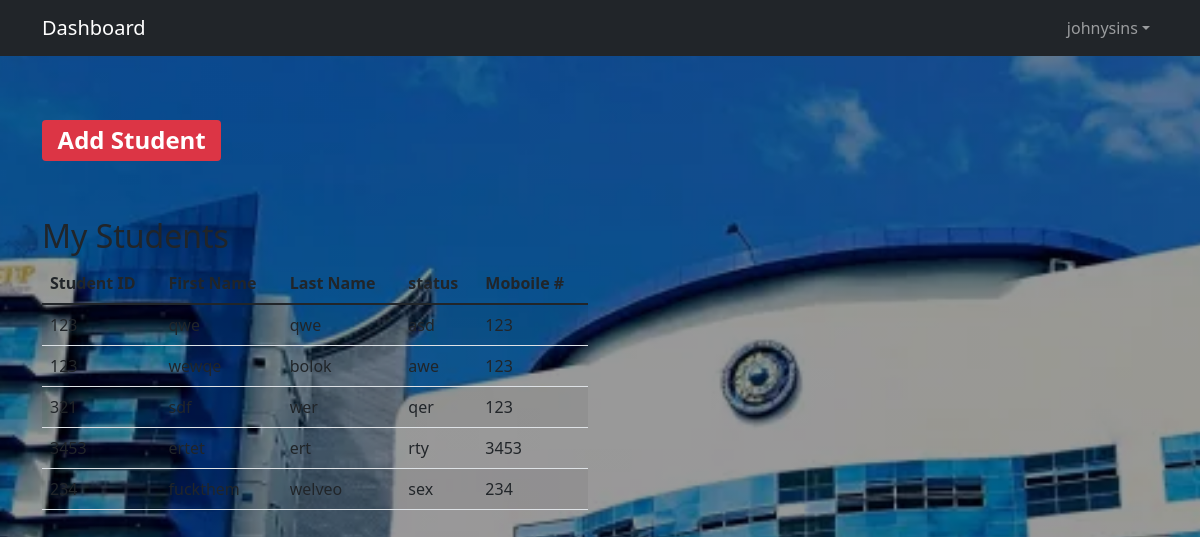
The page /mystudent/ (signed in) on the database its author committed.
### base/models.py (models this page shows, shortened)
class Student(models.Model):
    Lecturer=models.ForeignKey(User,on_delete=models.CASCADE)
    studentid=models.IntegerField()
    firstname=models.CharField(max_length=200)
    lastname=models.CharField(max_length=200)
    ustatus=models.CharField(max_length=200)
    mobilenum=models.IntegerField()

### base/views.py (the view)
# urls.py: path('mystudent/', views.mystudent,name="mystudents"),
def mystudent(request):
    obj=Student.objects.filter(Lecturer=request.user)
    context={'m':obj}
    return render(request,"base/mystudent.html",context)

### base/templates/base/mystudent.html
{% extends 'main.html' %}
{% block content %}
<div class="container mt-10">
    <div class="row pt-3">
       <a href="{% url 'addstudent' %}"><h2><span class="badge bg-danger mt-5">Add Student</span></h2></a>
        <div class="col-sm-6 mt-5">
            <h2>My Students</h2>
                <table class="table table-striped">
                    <thead>
                    <tr>
                        <th>Student ID</th>
                        <th>First Name</th>
                        <th>Last Name</th>
                        <th>status</th>
                        <th>Moboile #</th>
                    </tr>
                    </thead>
                    <tbody>
                    {% for x in m %}
                    <tr>
                        <td>{{ x.studentid }}</td>
                        <td>{{ x.firstname }}</td>
                        <td>{{ x.lastname }}</td>
                        <td>{{ x.ustatus }}</td>
                        <td>{{ x.mobilenum }}</td>
                    </tr>
                    {% endfor %}
                    </tbody>
                </table>
        </div>
        <div class="col-sm-6">
        </div>
    </div>
</div>
{% endblock content %}

### templates/main.html (shortened to what this page needs)
{% load static %}
<!DOCTYPE html>
<html lang="en">
<head>
  <link href="{% static 'css/mystyle.css' %}" rel="stylesheet">
  <link href="https://cdn.jsdelivr.net/npm/bootstrap@5.1.3/dist/css/bootstrap.min.css" rel="stylesheet">
</head>
<body style="background: linear-gradient( rgba(0, 0, 0, 0.4), rgba(0, 0, 0, 0.4) ), url('{% static 'image/bg.webp' %}');background-size: cover;background-repeat: no--repeat;background-attachment: fixed;background-position: center;">
  {% include 'navbar.html' %}
  {% block content %}
  {% endblock content %}
</body>
</html>

### templates/navbar.html (shortened to what this page needs)
<nav class="navbar navbar-expand-sm bg-dark navbar-dark justify-content-end">
    <div class="container">
      {% if request.user.is_authenticated %}
      <a class="navbar-brand" href="{% url 'home' %}">Dashboard</a>
      {% else %}
      <a class="navbar-brand" href="#">User Authentication</a>
      {% endif %}
      <div class="collapse navbar-collapse" id="collapsibleNavbar">
        {% if request.user.is_authenticated %}
        <ul class="navbar-nav ms-auto">
          <li class="nav-item dropdown">
            <a class="nav-link dropdown-toggle" href="#" role="button" data-bs-toggle="dropdown">{{ request.user }}</a>
          </li>
        </ul>
        {% endif %}
      </div>
    </div>
  </nav>

### static/css/mystyle.css (style rules this page uses)
body { margin:0px; padding:0px; width: 100%; }

### rows shown on the page
Student: studentid "123", firstname "qwe", lastname "qwe", ustatus "asd", mobilenum "123"
Student: studentid "123", firstname "wewqe", lastname "bolok", ustatus "awe", mobilenum "123"
Student: studentid "321", firstname "sdf", lastname "wer", ustatus "qer", mobilenum "123"
Student: studentid "3453", firstname "ertet", lastname "ert", ustatus "rty", mobilenum "3453"
Student: studentid "234", firstname "fuckthem", lastname "welveo", ustatus "sex", mobilenum "234"

### other values the page prints
{{ request.user }} "johnysins"
